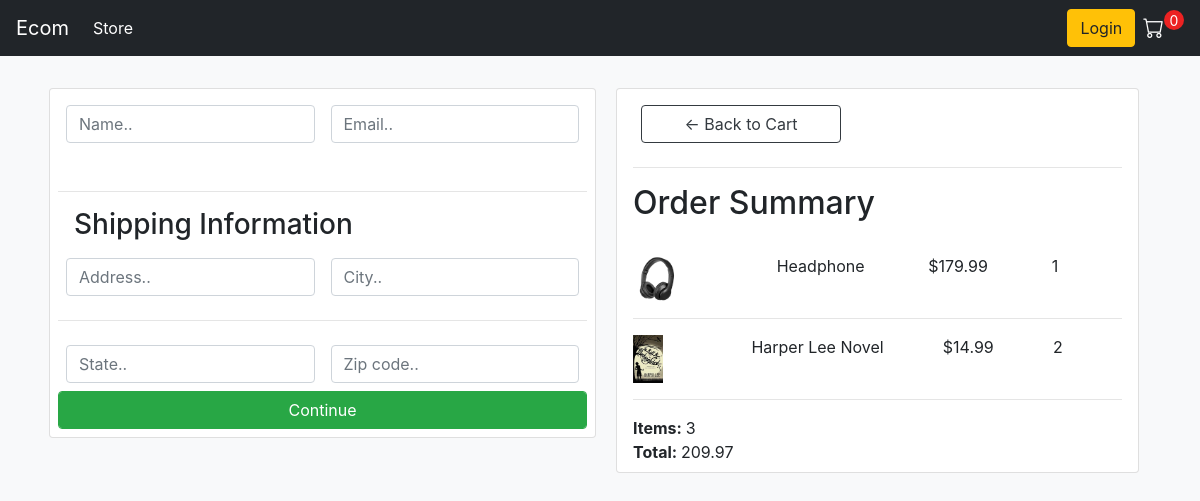
Screenshot of /checkout/ (signed in) with the database file from the repository.
### store/models.py (models this page shows, shortened)
class OrderItem(models.Model):
    product = models.ForeignKey(
        Product, on_delete=models.SET_NULL, blank=True, null=True)
    order = models.ForeignKey(
        Order, on_delete=models.SET_NULL, blank=True, null=True)
    quantity = models.IntegerField(default=0, blank=True, null=True)
    date_added = models.DateTimeField(auto_now_add=True)
    @property
    def get_total(self):
        return self.quantity * self.product.price

class Product(models.Model):
    name = models.CharField(max_length=200)
    price = models.FloatField()
    digital = models.BooleanField(default=False, null=True, blank=True)
    image = models.ImageField(null=True, blank=True)

class Order(models.Model):
    customer = models.ForeignKey(
        Customer, on_delete=models.SET_NULL, null=True, blank=True)
    date_ordered = models.DateTimeField(auto_now_add=True)
    completed = models.BooleanField(default=False)
    transaction_id = models.CharField(max_length=200, null=True)
    @property
    def get_cart_total(self):
        orderitems = self.orderitem_set.all()
        total = sum([item.get_total for item in orderitems])
        return total
    @property
    def get_cart_items(self):
        orderitems = self.orderitem_set.all()
        total = sum([item.quantity for item in orderitems])
        return total

### store/views.py (the view)
# urls.py: path('checkout/', views.checkout, name='checkout'),
def checkout(request):
    if request.user.is_authenticated:
        customer = request.user.customer
        order, created = Order.objects.get_or_create(
            customer=customer, completed=False)
        items = order.orderitem_set.all()
    else:
        items = []
        order = {'get_cart_total': 0, 'get_cart_items': 0}
    context = {'items': items, 'order': order}
    return render(request, 'store/checkout.html', context)

### store/templates/store/checkout.html (shortened to what this page needs)
{% extends 'store/main.html' %}
{% load static %}
{% block content %}
<div class="container">
    <div class="row">
        <div class="col-lg-6 py-2 px-1">
            <div class="card box-shadow py-2 px-2">
                <form>
                    <div class="d-flex flex-row">
                        <input type="text" class="form-control mx-2 my-2" placeholder="Name..">
                        <input type="email" class="form-control mx-2 my-2" placeholder="Email..">
                    </div>
                    <br>
                    <hr>
                    <h3 class="mx-3">Shipping Information</h3>
                    <div class="d-flex flex-row">
                        <input type="text" class="form-control mx-2 my-2" placeholder="Address..">
                        <input type="text" class="form-control mx-2 my-2" placeholder="City..">
                    </div>
                    <hr>
                    <div class="d-flex flex-row">
                        <input type="text" class="form-control mx-2 my-2" placeholder="State..">
                        <input type="text" class="form-control mx-2 my-2" placeholder="Zip code..">
                    </div>
                    <button type="submit" class="btn btn-success form-control">Continue</button>
                </form>
            </div>
        </div>
        <div class="col-lg-6 py-2 px-3">
            <div class="card mb-4 px-3 py-2 box-shadow">
                <a href="{% url 'cart' %}" class="btn btn-outline-dark mx-2 my-2" style="width: 200px;"> &#8592; Back to
                    Cart</a>
                <hr>
                <h2>Order Summary</h2>
                <br>
                {% for item in items %}
                <div class="d-flex flex-row">
                    <div style="flex-grow: 3;"><img src="{{item.product.image.url}}" style="height: 3rem;" alt=""
                            srcset=""></div>
                    <div style="flex-grow: 2">{{item.product.name}}</div>
                    <div style="flex-grow: 2;">${{item.product.price|floatformat:2}}</div>
                    <div style="flex-grow: 2;">{{item.quantity}}</div>
                </div>
                <hr>
                {% endfor %}
                <div>
                    <strong>Items: </strong>{{order.get_cart_items}}
                    <br>
                    <strong>Total: </strong>{{order.get_cart_total}}
                </div>
            </div>
        </div>
    </div>
</div>
{% endblock %}

### static/css/style.css (style rules this page uses)
body { background-color: #f8f9fa; }

### rows the page displays
OrderItem: product.image (picture), product.name "Headphone", product.price "179.99", quantity "1"
OrderItem: product.image (picture), product.name "Harper Lee Novel", product.price "14.99", quantity "2"
Order: get_cart_items "3", get_cart_total "209.97"
